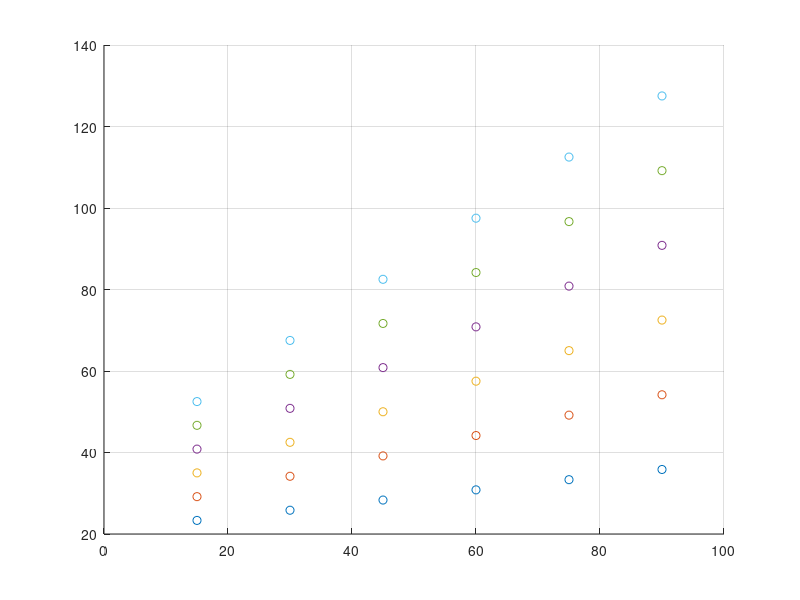

Write the MATLAB code that produced this figure. (Note: this script raises an error after producing the figure.)
%% Computation of experiment time

%Parameters definition-----------------------------------------------------
%1. Training phase
N=10;
A=10;
GW=15:15:100;
REP=10:10:60;

%2. Testing phase
N_te = 300;
A_te = 600;
Wo_te= 150;

%3. Other parameters
stridesToMin=60; % Assuming 1 second for each stride

%Derived parameters
ngw=length(GW);
nrep=length(REP);

legends={};
%Main
figure
for irep=1:nrep
    crep=REP(irep);
    nstrides=[];
    
    legends=[legends [num2str(crep) ' repetitions']];
    for igw=1:ngw
        cgw=GW(igw);
        nstrides(igw) = crep*(N+A+cgw) + (N_te + A_te + Wo_te) ;
    end
    
    %Plot current graph
    hold on
    plot(GW, nstrides/stridesToMin, 'o');
    grid on
end
hold on
XLIM=xlim();
maxdur=80;
line(XLIM,[h h], 'Color','r','LineWidth',2);
legends=[legends [num2str(maxdur) ' min limit']];
xlabel('Gradual washout duration [strides]')
ylabel('Whole experiment duration [min]')
legend(legends);